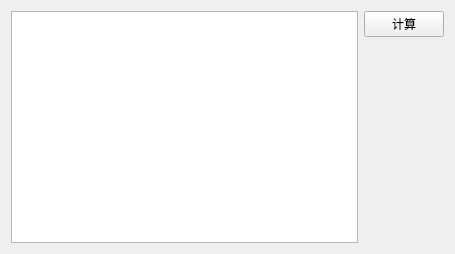
<?xml version="1.0" encoding="UTF-8"?>
<ui version="4.0">
 <class>Widget</class>
 <widget class="QWidget" name="Widget">
  <property name="geometry">
   <rect>
    <x>0</x>
    <y>0</y>
    <width>455</width>
    <height>254</height>
   </rect>
  </property>
  <property name="windowTitle">
   <string>Widget</string>
  </property>
  <layout class="QGridLayout" name="gridLayout">
   <item row="0" column="1">
    <widget class="QPushButton" name="pushButton">
     <property name="text">
      <string>计算</string>
     </property>
    </widget>
   </item>
   <item row="1" column="1">
    <spacer name="verticalSpacer">
     <property name="orientation">
      <enum>Qt::Vertical</enum>
     </property>
     <property name="sizeHint" stdset="0">
      <size>
       <width>20</width>
       <height>81</height>
      </size>
     </property>
    </spacer>
   </item>
   <item row="2" column="1">
    <widget class="QLabel" name="label">
     <property name="text">
      <string/>
     </property>
    </widget>
   </item>
   <item row="3" column="1">
    <widget class="QLabel" name="label_2">
     <property name="text">
      <string/>
     </property>
    </widget>
   </item>
   <item row="4" column="1">
    <spacer name="verticalSpacer_2">
     <property name="orientation">
      <enum>Qt::Vertical</enum>
     </property>
     <property name="sizeHint" stdset="0">
      <size>
       <width>20</width>
       <height>81</height>
      </size>
     </property>
    </spacer>
   </item>
   <item row="0" column="0" rowspan="5">
    <widget class="QTextEdit" name="textEdit"/>
   </item>
  </layout>
 </widget>
 <resources/>
 <connections/>
</ui>
